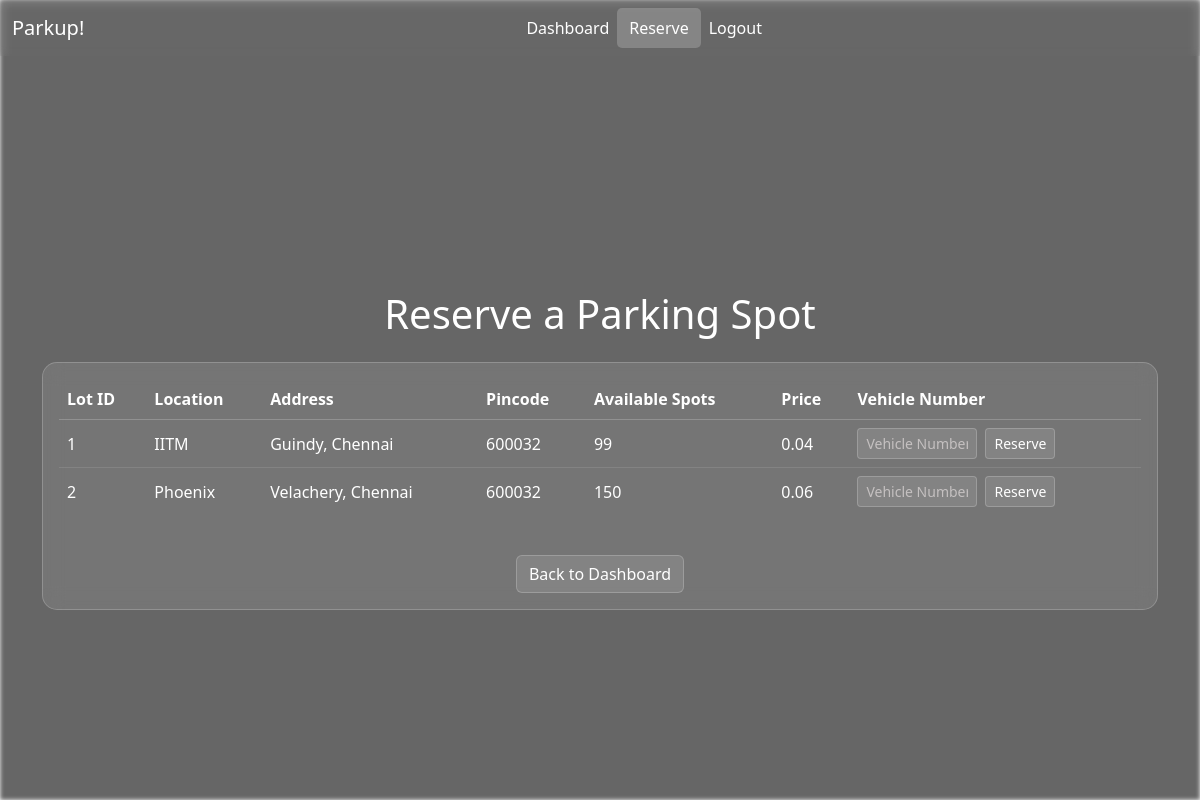
/reserve_parking (signed in), run on the app's committed database.
### models.py (models this page shows)
class Parking_Lots(db.Model):
    __tablename__ = "parking_lots"
    lot_id = db.Column(db.Integer, primary_key=True)
    prime_location_name = db.Column(db.String, nullable=False)
    address = db.Column(db.String, unique=True, nullable=False)
    pincode = db.Column(db.String, nullable=False)
    max_spot = db.Column(db.Integer, nullable=False, default=1)
    price = db.Column(db.Integer, nullable=False)
    __table_args__ = (CheckConstraint('max_spot>0', name='check_spot'),)
    spots = db.relationship(
        "Parking_Spots",
        backref="parking_lot",
        cascade="all, delete-orphan"
    )

### app.py (the view, shortened to what this page needs)
@app.route('/reserve_parking', methods=['GET', 'POST'])
def reserve_parking():
    if 'user_id' not in session:
        return redirect(url_for('login'))
    current_user = Users.query.filter_by(user_id=session['user_id']).first()
    if not current_user or current_user.role != 'user':
        flash("You don't have permission to reserve parking.", "danger")
        return redirect(url_for('home'))
    parking_lots = Parking_Lots.query.all()
    available_lots = []
    for lot in parking_lots:
        available_spots = Parking_Spots.query.filter_by(parking_lot_id=lot.lot_id, status='A').count()
        if available_spots > 0:
            lot.available_spots = available_spots
            available_lots.append(lot)
    return render_template('reserve_parking.html', lots=available_lots)

### templates/reserve_parking.html (shortened to what this page needs)
<!DOCTYPE html>
<html lang="en">
<head>
    <link href="https://cdn.jsdelivr.net/npm/bootstrap@5.3.3/dist/css/bootstrap.min.css" rel="stylesheet">
    <link rel="stylesheet" href="../static/style.css">
</head>
<div class="flash-padding">
</div>
<body>
    <div class="background-blur"></div>
    <nav class="navbar navbar-expand-lg bg-body-tertiary fixed-top">
        <div class="container-fluid">
            <a class="navbar-brand" style="color: #fff;" href="/user_dashboard">Parkup!</a>
            <div class="collapse navbar-collapse justify-content-center" id="navbarNavDropdown">
                <ul class="navbar-nav">
                    <li class="nav-item"><a class="nav-link" style="color: #fff;" href="/user_dashboard">Dashboard</a></li>
                    <li class="nav-item"><a class="nav-link active" style="color: #fff;" href="/reserve_parking">Reserve</a></li>
                    <li class="nav-item"><a class="nav-link" style="color: #fff;" href="/login" onclick="return confirm('Are you sure to logout?');">Logout</a></li>
                </ul>
            </div>
        </div>
    </nav>
    <div class="container" style="padding-top: 90px;">
        <h1 class="text-center mb-4 text-white">Reserve a Parking Spot</h1>
        <div class="card" style="border-radius: 15px;">
            <div class="card-body">
                {% if lots %}
                <div class="table-responsive">
                    <table class="table table-hover table-borderless text-white align-middle">
                        <thead class="table-light">
                            <tr>
                                <th>Lot ID</th>
                                <th>Location</th>
                                <th>Address</th>
                                <th>Pincode</th>
                                <th>Available Spots</th>
                                <th>Price</th>
                                <th>Vehicle Number</th>
                            </tr>
                        </thead>
                        <tbody>
                            {% for lot in lots %}
                            <tr>
                                <td>{{ lot.lot_id }}</td>
                                <td>{{ lot.prime_location_name }}</td>
                                <td>{{ lot.address }}</td>
                                <td>{{ lot.pincode }}</td>
                                <td>{{ lot.available_spots }}</td>
                                <td>{{ lot.price }}</td>
                                <td>
                                    <form action="{{ url_for('reserve_parking') }}" method="POST" class="d-flex flex-column flex-md-row align-items-start gap-2">
                                        <input type="text" name="vehicle_number" class="form-control form-control-sm" placeholder="Vehicle Number" required style="width: 120px;">
                                        <button type="submit" class="btn btn-success btn-sm">Reserve</button>
                                    </form>
                                </td>
                            </tr>
                            {% endfor %}
                        </tbody>
                    </table>
                </div>
                {% else %}
                <p class="text-center text-white">No parking lots with available spots at the moment.</p>
                {% endif %}
                <div class="text-center mt-4">
                    <a href="{{ url_for('user_dashboard') }}" class="btn btn-outline-light">Back to Dashboard</a>
                </div>
            </div>
        </div>
    </div>
</body>
</html>

### static/style.css (style rules this page uses)
* { margin: 0; padding: 0; box-sizing: border-box; }
body { position: relative; min-height: 100vh; }
.background-blur { position: fixed; top: 0; left: 0; width: 100%; height: 100%; background: linear-gradient(to top, rgba(0,0,0,0.5) 50%, rgba(0,0,0,0.5) 50%), url(images/Parking.png); background-position: center; background-size: cover; filter: blur(2px); z-index: -1; }
.navbar { color: white !important; background-color: rgba(255, 255, 255, 0.01) !important; backdrop-filter: blur(4px); }
.flash-padding { padding: 100px; }
.navbar-nav .nav-link { color: #ffffff; transition: all 0.3s ease; }
.navbar-nav .nav-link.active { color: #ffffff; background-color: rgba(255, 255, 255, 0.2); border-radius: 5px; padding: 8px 12px; }
.navbar-nav .nav-link { color: #ffffff; transition: all 0.3s ease; padding: 8px 15px; }
.navbar-nav .nav-link.active { color: #ffffff; background-color: rgba(255, 255, 255, 0.2); border-radius: 5px; }
.card { background: rgba(255, 255, 255, 0.1) !important; backdrop-filter: blur(10px); border: 1px solid rgba(255, 255, 255, 0.2); }
.form-control, .btn { background: rgba(255, 255, 255, 0.1) !important; border: 1px solid rgba(255, 255, 255, 0.2); color: white !important; }
.form-control::placeholder { color: rgba(240, 233, 233, 0.6) !important; }
.card-body { background: transparent !important; color: white !important; }
.table { background: transparent !important; color: white; }
.table thead th { border-bottom: 1px solid rgba(255, 255, 255, 0.2) !important; color: white; }
.table tbody tr:not(:last-child) { border-bottom: 1px solid rgba(255, 255, 255, 0.1) !important; background: transparent !important; color: white; }
.table, .table th, .table td { background-color: transparent !important; color: white; }

### templates/reserve_parking.html (style rules this page uses)
.background-blur { position: fixed; top: 0; left: 0; width: 100vw; height: 100vh; background: rgba(0,0,0,0.6); z-index: -1; filter: blur(2px); }

### data on the page
Parking_Lots: lot_id "1", prime_location_name "IITM", address "Guindy, Chennai", pincode "600032", available_spots "99", price "0.04"
Parking_Lots: lot_id "2", prime_location_name "Phoenix", address "Velachery, Chennai", pincode "600032", available_spots "150", price "0.06"
